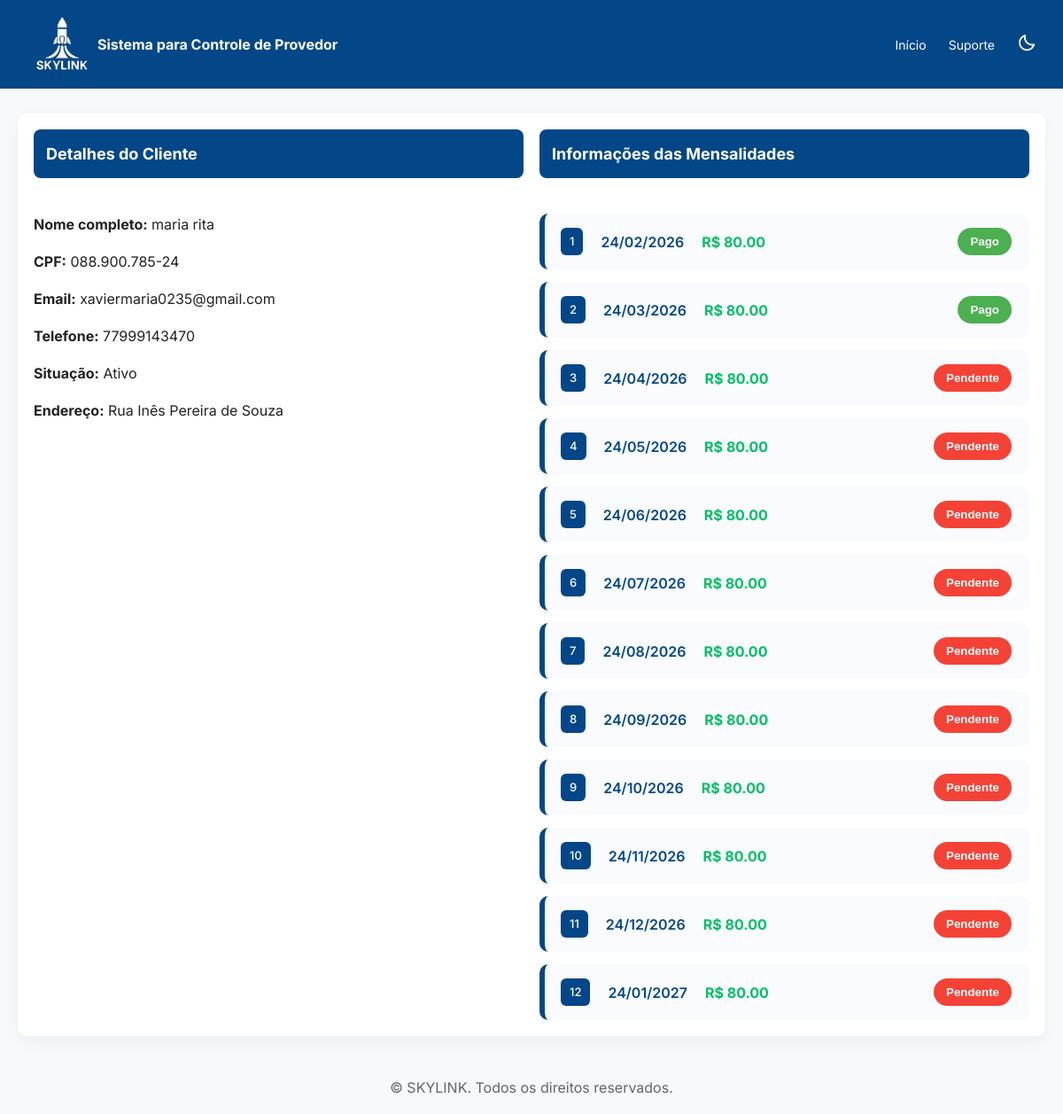
Screenshot of /detalhes-cliente/2 with the database file from the repository.
### models.py (models this page shows, shortened)
class Cliente(db.Model):
    __tablename__ = 'clientes'
    id = db.Column(db.Integer, primary_key = True, autoincrement = True)
    nome_completo = db.Column(db.String(150), nullable = False)
    cpf= db.Column(db.String(150), nullable = False, unique = True)
    email= db.Column(db.String(320), nullable = False, unique = True)
    telefone = db.Column(db.String(20), nullable=False)
    cep = db.Column(db.String(9), nullable=False)
    endereco = db.Column(db.String(255), nullable=False)
    numero_casa = db.Column(db.String(15), nullable=False)
    data_inicial = db.Column(db.DateTime, nullable=False)
    dia_vencimento = db.Column(db.Integer, nullable=False)
    mensalidades = db.relationship(
        'Mensalidade',
        backref='cliente',
        lazy=True,
        cascade="all, delete-orphan"
    )

class Mensalidade(db.Model):
    __tablename__ = 'mensalidades'
    id = db.Column(db.Integer, primary_key=True)
    vencimento = db.Column(db.Date)
    valor = db.Column(db.Float)
    status = db.Column(db.String(20), default="Pendente")
    cliente_id = db.Column(db.Integer, db.ForeignKey('clientes.id'))

### main.py (the view)
@app.route('/detalhes-cliente/<int:id>', methods=['GET'])
def detalhesCliente(id):
    cliente = Cliente.query.get_or_404(id)
    return render_template('detalhes-cliente.html', cliente=cliente)

### templates/detalhes-cliente.html (shortened to what this page needs)
<!DOCTYPE html>
<html lang="pt-br">
<head>
    <link rel="stylesheet" href="https://unpkg.com/boxicons@2.1.4/css/boxicons.min.css">
    <link rel="stylesheet" href="{{ url_for('static', filename='style.css') }}">
</head>
<body>
    <header class="cabeçalho">
        <div class="logo">
            <img src="{{ url_for('static', filename='imgs/logo.png') }}" alt="Logo inicial">
            <h6>Sistema para Controle de Provedor</h6>
        </div>
        <nav class="menu-navegação">
            <a href="{{ url_for('home') }}">Início</a>
            <a href="{{ url_for('suporte') }}">Suporte</a>
            <button id="btn-tema" class="btn-tema">
                <i class='bx bx-moon'></i>
            </button>
        </nav>
    </header>
    <main>
        <section class="info-plano">
            <div>
                <h2>Detalhes do Cliente</h2>
                <div class="details">
                    <p><strong>Nome completo:</strong> {{( cliente.nome_completo )}}</p>
                    <p><strong>CPF:</strong> {{ cliente.cpf }}</p>
                    <p><strong>Email:</strong> {{ cliente.email }}</p>
                    <p><strong>Telefone:</strong> {{ cliente.telefone }}</p>
                    <p><strong>Situação:</strong> Ativo</p>
                    <p><strong>Endereço:</strong> {{ cliente.endereco }}</p>
                </div>
            </div>
            <div>
                <h2>Informações das Mensalidades</h2>
                <tbody>
                    <div class="lista-mensalidades">
                        {% for mensalidade in cliente.mensalidades %}
                        <div class="card-mensalidade">
                            <div class="info-mensalidade">
                                <span class="numero">{{ loop.index }}</span>
                                <span class="data">{{ mensalidade.vencimento.strftime('%d/%m/%Y') }}</span>
                                <span class="valor">R$ {{ "%.2f"|format(mensalidade.valor) }}</span>
                            </div>
                            <form method="POST" action="{{ url_for('alternar_status', id=mensalidade.id) }}">
                                <button type="submit"
                                    class="status-btn {% if mensalidade.status == 'Pago' %}pago{% else %}pendente{% endif %}">
                                    {{ mensalidade.status }}
                                </button>
                            </form>
                        </div>
                        {% endfor %}
                    </div>
                </tbody>
            </div>
        </section>
    </main>
    <footer>
        <p>&copy; SKYLINK. Todos os direitos reservados.</p>
    </footer>
</body>
</html>

### static/style.css (style rules this page uses)
* { box-sizing: border-box; margin: 0; padding: 0; }
html, body { height: 100%; scroll-behavior: smooth; }
body { font-family: 'Inter', system-ui, sans-serif; line-height: 1.5; background: #f8f9fa; color: #222; transition: background 0.3s, color 0.3s; }
.cabeçalho { display: flex; align-items: center; justify-content: space-between; background-color: #034788; padding: 10px 30px; }
.logo { display: flex; align-items: center; color: white; }
.logo img { width: 10vh; }
.menu-navegação { display: flex; gap: 25px; display: flex; align-items: center; justify-content: center; }
.menu-navegação a { color: white; text-decoration: none; font-size: 14px; transition: color 0.3s; }
.cabeçalho h6 { font-size: 1rem; }
.btn-tema { background: transparent; border: none; color: #fff; font-size: 22px; cursor: pointer; transition: transform 0.3s; }
main { max-width: 1200px; margin: 28px auto; padding: 0 20px; }
section { background: #fff; border-radius: 10px; padding: 18px; margin-top: 20px; box-shadow: 0 6px 18px rgba(3, 71, 136, 0.06); transition: background 0.3s, box-shadow 0.3s; }
h2 { background: #034788; color: #fff; padding: 14px; border-radius: 8px; font-size: 18px; }
.info-plano { display: grid; grid-template-columns: 1fr 1fr; gap: 18px; align-items: start; }
.info-plano h2 { margin-bottom: 40px; }
.details { margin-top: 20px; }
.details p { margin: 18px 0; }
footer { max-width: 1200px; margin: 28px auto; padding: 18px; text-align: center; color: #666; }
form { align-content: center; padding: 2px; }
.lista-mensalidades { margin-top: 25px; display: flex; flex-direction: column; gap: 14px; }
.card-mensalidade { background: #f9fbff; border-left: 6px solid #034788; padding: 14px 18px; border-radius: 10px; display: flex; justify-content: space-between; align-items: center; transition: transform 0.2s ease, box-shadow 0.2s ease; }
.info-mensalidade { display: flex; align-items: center; gap: 20px; font-weight: 500; }
.numero { background: #034788; color: white; padding: 6px 10px; border-radius: 6px; font-size: 13px; }
.data { font-weight: 600; color: #034788; }
.valor { font-weight: bold; color: #00bf63; }
.status-btn { border: none; padding: 8px 14px; border-radius: 20px; font-weight: 600; cursor: pointer; transition: 0.3s ease; }
.status-btn.pago { background-color: #4CAF50; color: white; }
.status-btn.pendente { background-color: #f44336; color: white; }

### rows the page displays
Cliente: nome_completo "maria rita", cpf "088.900.785-24", email "xaviermaria0235@gmail.com", telefone "77999143470", endereco "Rua Inês Pereira de Souza"
Mensalidade: vencimento "24/02/2026", valor "80.00", status "Pago"
Mensalidade: vencimento "24/03/2026", valor "80.00", status "Pago"
Mensalidade: vencimento "24/04/2026", valor "80.00", status "Pendente"
Mensalidade: vencimento "24/05/2026", valor "80.00", status "Pendente"
Mensalidade: vencimento "24/06/2026", valor "80.00", status "Pendente"
Mensalidade: vencimento "24/07/2026", valor "80.00", status "Pendente"
Mensalidade: vencimento "24/08/2026", valor "80.00", status "Pendente"
Mensalidade: vencimento "24/09/2026", valor "80.00", status "Pendente"
Mensalidade: vencimento "24/10/2026", valor "80.00", status "Pendente"
Mensalidade: vencimento "24/11/2026", valor "80.00", status "Pendente"
Mensalidade: vencimento "24/12/2026", valor "80.00", status "Pendente"
Mensalidade: vencimento "24/01/2027", valor "80.00", status "Pendente"
